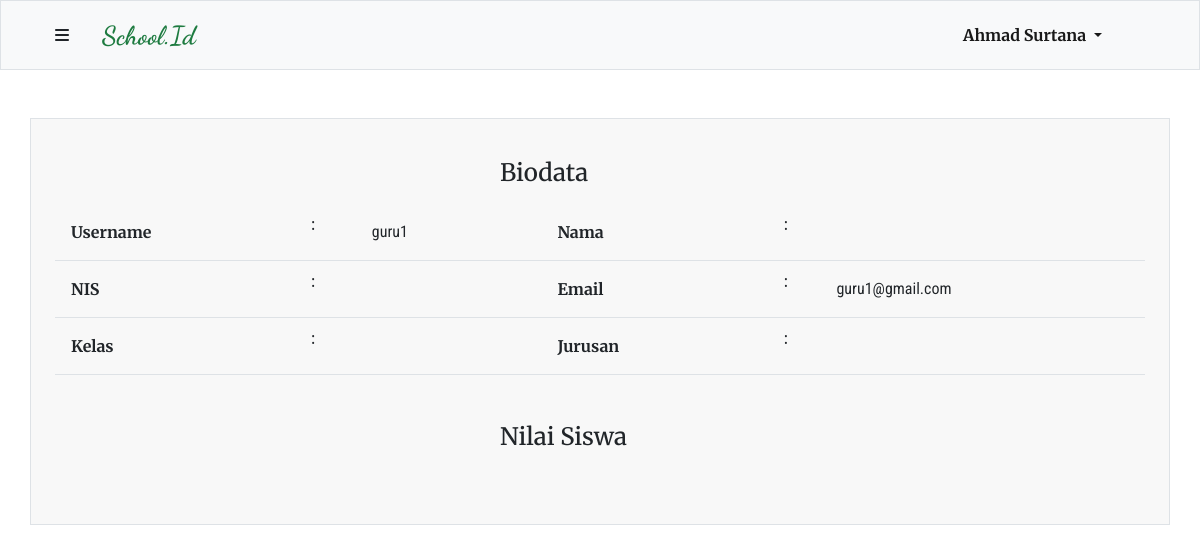
Page /php/tampung.php (signed in) on the committed database.
### tables this page shows
CREATE TABLE `guru` (
  `id` int(10) UNSIGNED NOT NULL,
  `nama_guru` varchar(200) NOT NULL,
  `NIG` char(9) NOT NULL,
  `mapel_id` int(10) UNSIGNED NOT NULL,
  `user_id` int(10) UNSIGNED NOT NULL
);

CREATE TABLE `user` (
  `id` int(10) UNSIGNED NOT NULL,
  `username` varchar(100) NOT NULL,
  `password` varchar(200) NOT NULL,
  `email` varchar(200) NOT NULL,
  `status` enum('ADMIN','GURU','SISWA') DEFAULT NULL,
  `Created_at` timestamp NOT NULL DEFAULT current_timestamp()
);

### php/function.php (called while the page is built, shortened)
<?php
$connection = mysqli_connect("localhost","root","","tubes");
function show($query) {
    global $connection;
    $box = [];
    $result = mysqli_query($connection, $query);
    while($row = mysqli_fetch_assoc($result)) {
        $box[] = $row;
    }
    return $box;
}
?>

### php/tampung.php (the view, shortened to what this page needs)
<?php
require 'function.php';
$userID = $_SESSION["userID"];
$user = show("SELECT * FROM user WHERE id = $userID")[0];
$profil = show("SELECT * FROM siswa JOIN kelas ON siswa.kelas_id = kelas.id WHERE user_id = $userID")[0];
?>
<!DOCTYPE html>
<html lang="en">
<head>
    <link href="https://cdn.jsdelivr.net/npm/bootstrap@5.1.3/dist/css/bootstrap.min.css" rel="stylesheet">
    <link rel="stylesheet" href="style/navbar.css">
    <link rel="stylesheet" type="text/css" href="style/profile.css">
</head>
<body>
    <?php include'navbar.php' ?>
        <div class="container form-container my-5 py-3 border">
            <div class="row">
                <div class="col-lg-12 py-2 px-4 biodata">
                                <div class="title-form my-3 mx-auto">
                                    <h4>Biodata</h4>
                                </div>
                                <table class="mx-auto table" width="60%">
                                    <tr>
                                        <td class="px-3 py-3 data-title">Username</td>
                                        <td class="px-2">: </td>
                                        <td class="py-3 px-3 px-4 data"> <?=$user["username"]?> </td>
                                        <td class="px-4 py-3 data-title">Nama</td>
                                        <td class="px-2">:</td>
                                        <td class="py-3 px-3 data"> <?=$profil["nama_siswa"]?> </td>
                                    </tr>
                                    <tr>
                                        <td class="px-3 py-3 data-title">NIS</td>
                                        <td class="px-2">:</td>
                                        <td class="py-3 px-4 data"> <?=$profil["NIS"]?> </td>
                                        <td class="px-4 py-3 data-title">Email</td>
                                        <td class="px-2">:</td>
                                        <td class="py-3 px-3 data"> <?=$user["email"]?> </td>
                                    </tr>
                                    <tr>
                                        <td class="px-3 py-3 data-title">Kelas</td>
                                        <td class="px-2">:</td>
                                        <td class="py-3 px-4 data"> <?=$profil["nama_kelas"]?> </td>
                                        <td class="px-4 py-3 data-title">Jurusan</td>
                                        <td class="px-2">:</td>
                                        <td class="py-3 px-3 data"> <?=$profil["jurusan"]?> </td>
                                    </tr>
                                </table>
                </div>
                <div class="col-lg-12 px-3 py-2 nilai">
                    <div class="title-form-2 mt-3 mx-auto">
                        <h4>Nilai Siswa</h4>
                    </div>
                </div>
            </div>
        </div>
</body>
</html>

### php/navbar.php (shortened to what this page needs)
<?php
$connection = mysqli_connect("localhost","root","","tubes");
$id = $_SESSION["userID"];
if(isset($_SESSION["admin"])) {
    $admin = mysqli_query($connection, "SELECT username FROM user WHERE id = $id");
    $data = mysqli_fetch_assoc($admin);
} elseif (isset($_SESSION["member"])) {
    if ($_SESSION["member"] === "siswa") {
            $namaSiswa = mysqli_query($connection, "SELECT * FROM siswa WHERE user_id = $id");
            $data = mysqli_fetch_assoc($namaSiswa);
            $navbarID = $data["kelas_id"];
            $navbar= show("SELECT mapel.* FROM siswa JOIN mapel_kelas ON mapel_kelas.kelas = siswa.kelas_id JOIN guru ON guru.id = mapel_kelas.guru JOIN mapel ON mapel.id = guru.mapel_id WHERE siswa.user_id = $id ORDER BY nama_mapel ASC");
            $tugasNavbar = show("SELECT * FROM tugas WHERE kelas = $navbarID");
    } else {
            $namaGuru = mysqli_query($connection, "SELECT * FROM guru WHERE user_id = $id");
            $data = mysqli_fetch_assoc($namaGuru);
    }
}
?>
    <nav class="navbar navbar-expand-lg navbar-light bg-light container-fluid border sticky-top">
        <div class="container navbar-head">
         <div class="logo">
            <button class="btn" type="button" data-bs-toggle="offcanvas" data-bs-target="#offcanvasRight" aria-controls="offcanvasRight"><i class="fas fa-bars"></i></button>
            <?php if(isset($_SESSION["admin"])) : ?>
                <a class="navbar-brand" href="admin.php">School.Id</a>
            <?php else : ?>
                <a class="navbar-brand" href="dashboard.php">School.Id</a>
            <?php endif ; ?>
         </div>
          <div class="login-register collapse navbar-collapse" id="navbarSupportedContent">
            <ul class="navbar-nav me-auto mb-2 mb-lg-0">
              <li class="nav-item dropdown">
                <a class="nav-link dropdown-toggle active me-5" href="" id="navbarDropdown" role="button" data-bs-toggle="dropdown" aria-expanded="false">
                    <?php if(isset($_SESSION["admin"])) : ?>
                         <?=$data["username"] ; ?>
                    <?php elseif($_SESSION["member"] === "siswa") :?>
                        <?=$data["nama_siswa"] ; ?>
                    <?php else :?>
                        <?=$data["nama_guru"] ; ?>
                    <?php endif ; ?>
                </a>
              </li>
            </ul>
          </div>
        </div>
    </nav>

### php/style/navbar.css (style rules this page uses)
* { margin: 0; padding: 0; box-sizing: border-box; }
.navbar { background-color: #f8f8f8; height: 70px; }
.navbar-brand { text-align: center; font-weight: 900 !important; font-size : 26px; margin: 0; padding: 0 20px; font-family: 'Dancing Script'; color: #1E7B40 !important; }
.navbar .logo { display: flex; text-align: center; }
.navbar .login-register { flex-grow: 0; font-family: 'Merriweather'; font-weight: bolder; }

### php/style/profile.css (style rules this page uses)
.biodata table tr .data-title { font-family: 'Merriweather'; font-weight: bold; }
.biodata table tr .data { font-family: 'Roboto Condensed'; }
.form-container { background-color: #f8f8f8; }
.title-form-2, .title-form { width: 200px; font-family: 'Merriweather'; font-weight: bolder; }

### rows in the picture
guru: nama_guru "Ahmad Surtana"
user: username "guru1", email "guru1@gmail.com"
